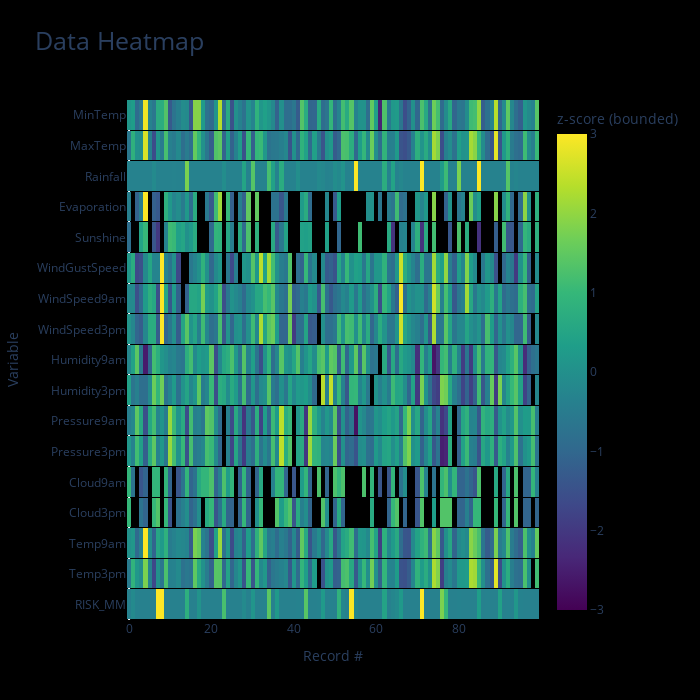

The notebook cell saved with this chart:
### Markdown cell above
## Basic heatmap

### Code cell
data_heatmap(df)

### Figure 1 — Plotly figure (JSON) as saved in the notebook; plotly's stock layout.template omitted (floating-point values rounded to 4 significant figures; data arrays with more than 128 entries replaced by an {"elided": "..."} marker saying what was removed)
{"data": [{"colorbar": {"title": {"text": "z-score (bounded)"}}, "colorscale": [[0, "#440154"], [0.1111, "#482878"], [0.2222, "#3e4989"], [0.3333, "#31688e"], [0.4444, "#26828e"], [0.5556, "#1f9e89"], [0.6667, "#35b779"], [0.7778, "#6ece58"], [0.8889, "#b5de2b"], [1, "#fde725"]], "type": "heatmap", "x": [0, 1, 2, 3, 4, 5, 6, 7, 8, 9, 10, 11, 12, 13, 14, 15, 16, 17, 18, 19, 20, 21, 22, 23, 24, 25, 26, 27, 28, 29, 30, 31, 32, 33, 34, 35, 36, 37, 38, 39, 40, 41, 42, 43, 44, 45, 46, 47, 48, 49, 50, 51, 52, 53, 54, 55, 56, 57, 58, 59, 60, 61, 62, 63, 64, 65, 66, 67, 68, 69, 70, 71, 72, 73, 74, 75, 76, 77, 78, 79, 80, 81, 82, 83, 84, 85, 86, 87, 88, 89, 90, 91, 92, 93, 94, 95, 96, 97, 98, 99], "y": ["RISK_MM", "Temp3pm", "Temp9am", "Cloud3pm", "Cloud9am", "Pressure3pm", "Pressure9am", "Humidity3pm", "Humidity9am", "WindSpeed3pm", "WindSpeed9am", "WindGustSpeed", "Sunshine", "Evaporation", "Rainfall", "MaxTemp", "MinTemp"], "ygap": 1, "z": {"elided": "17x100 float values"}, "zmax": 3, "zmin": -3}], "layout": {"autosize": false, "height": 700, "paper_bgcolor": "rgb(0,0,0,0)", "plot_bgcolor": "rgb(0,0,0,0)", "title": {"font": {"size": 25}, "text": "Data Heatmap"}, "width": 700, "xaxis": {"autorange": true, "range": [-0.5, 99.5], "showgrid": false, "ticks": "", "title": {"text": "Record #"}, "type": "linear"}, "yaxis": {"automargin": true, "autorange": true, "range": [-0.5, 16.5], "showgrid": false, "ticks": "", "title": {"text": "Variable"}, "type": "category"}}}
